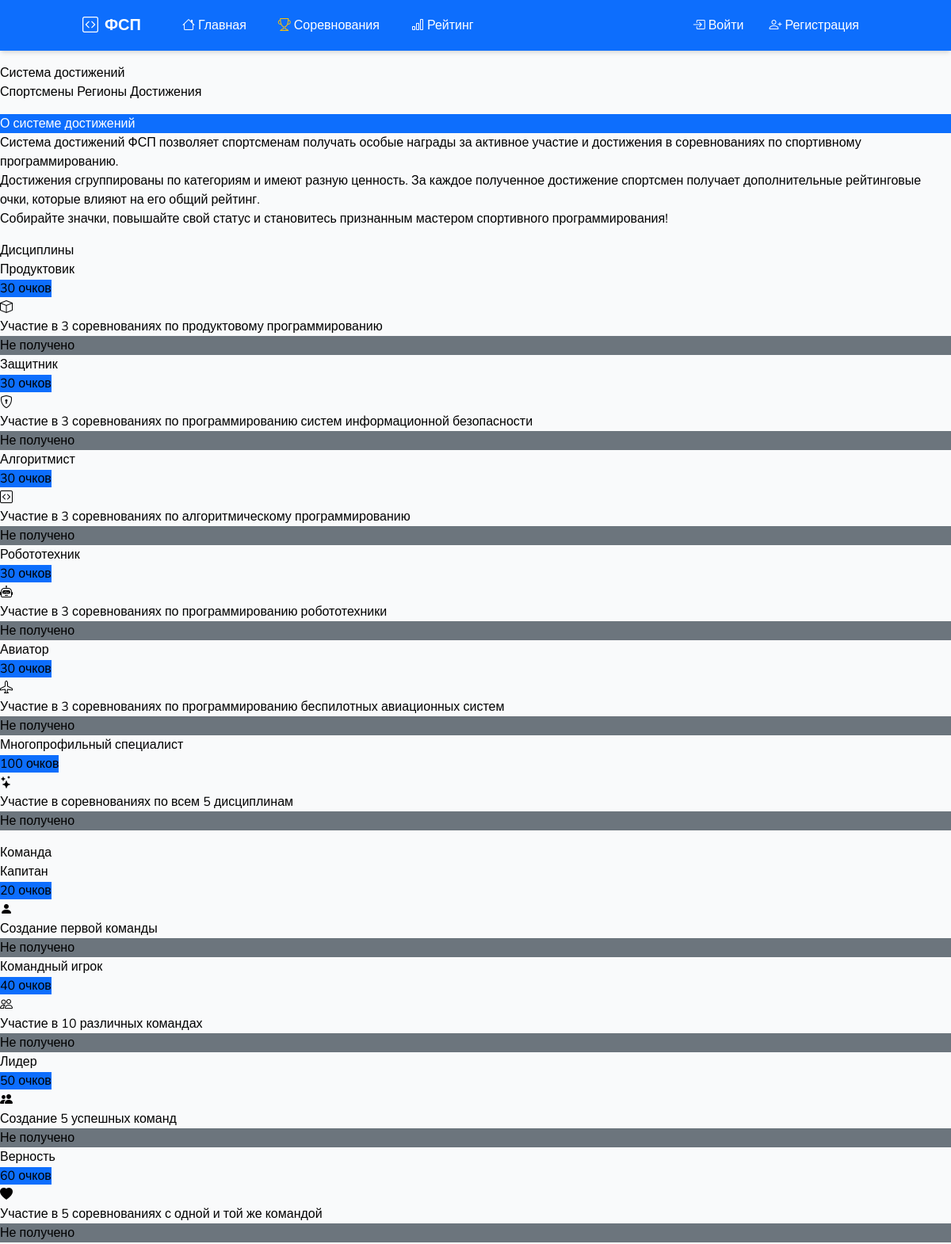
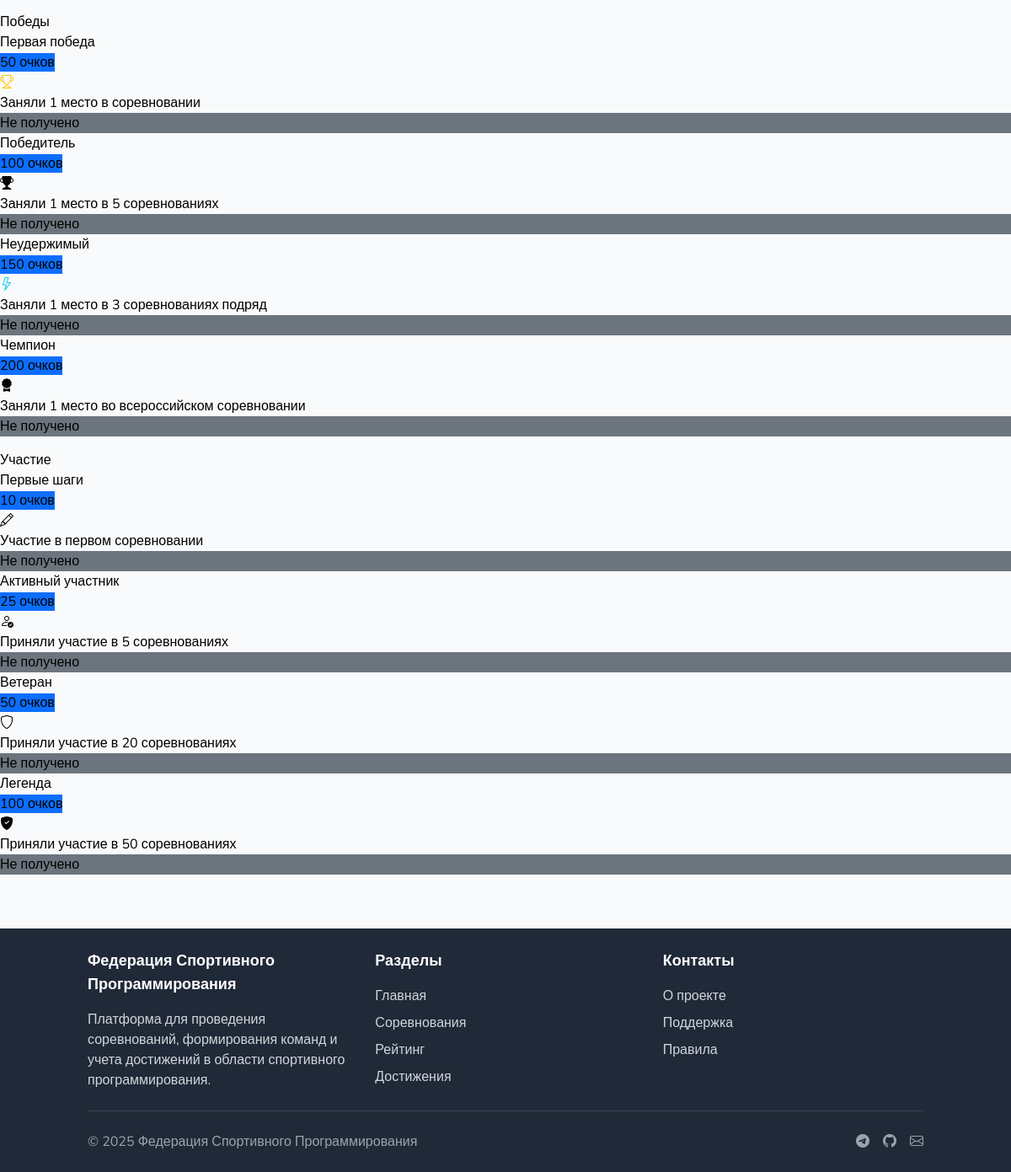
Screenshot of /rating/achievements with the database file from the repository (2 pictures, top to bottom).
### app/models.py (models this page shows, shortened)
class Achievement(db.Model):
    __tablename__ = 'achievements'
    id = db.Column(db.Integer, primary_key=True)
    name = db.Column(db.String(100), nullable=False)
    description = db.Column(db.Text)
    badge_icon = db.Column(db.String(100))  # Путь к иконке или CSS-класс
    category = db.Column(db.String(50))  # Категория достижения
    points = db.Column(db.Integer, default=10)  # Баллы за достижение
    criteria = db.Column(db.Text)  # Критерии получения достижения
    is_hidden = db.Column(db.Boolean, default=False)  # Скрытое достижение
    created_at = db.Column(db.DateTime, default=datetime.utcnow)
    users = db.relationship('User',
                            secondary=user_achievements,
                            backref=db.backref('achievements', lazy='dynamic'))

### app/routes/rating.py (the view)
@rating.route('/achievements')
def achievements():
    achievements_by_category = {}
    all_achievements = Achievement.query.order_by(Achievement.category, Achievement.points).all()
    for achievement in all_achievements:
        if achievement.category not in achievements_by_category:
            achievements_by_category[achievement.category] = []
        achievements_by_category[achievement.category].append(achievement)
    return render_template('rating/achievements.html',
                           achievements_by_category=achievements_by_category)

### app/templates/rating/achievements.html (shortened to what this page needs)
{% extends "base.html" %}
{% block content %}
<div class="d-flex justify-content-between align-items-center mb-4">
    <h1>Система достижений</h1>
    <div class="btn-group">
        <a href="{{ url_for('rating.athletes') }}" class="btn btn-outline-primary">Спортсмены</a>
        <a href="{{ url_for('rating.regions') }}" class="btn btn-outline-primary">Регионы</a>
        <a href="{{ url_for('rating.achievements') }}" class="btn btn-primary active">Достижения</a>
    </div>
</div>
<div class="row mb-4">
    <div class="col-md-12">
        <div class="card">
            <div class="card-header bg-primary text-white">
                <h5 class="mb-0">О системе достижений</h5>
            </div>
            <div class="card-body">
                <p>Система достижений ФСП позволяет спортсменам получать особые награды за активное участие и достижения в соревнованиях по спортивному программированию.</p>
                <p>Достижения сгруппированы по категориям и имеют разную ценность. За каждое полученное достижение спортсмен получает дополнительные рейтинговые очки, которые влияют на его общий рейтинг.</p>
                <p>Собирайте значки, повышайте свой статус и становитесь признанным мастером спортивного программирования!</p>
            </div>
        </div>
    </div>
</div>
{% for category, achievements in achievements_by_category.items() %}
<div class="card mb-4">
    <div class="card-header bg-light">
        <h5 class="mb-0">{{ category }}</h5>
    </div>
    <div class="card-body">
        <div class="row row-cols-1 row-cols-md-3 g-4">
            {% for achievement in achievements %}
            <div class="col">
                <div class="card h-100 {% if achievement in current_user.achievements %}border-success{% endif %}">
                    <div class="card-header d-flex justify-content-between align-items-center">
                        <h6 class="mb-0">{{ achievement.name }}</h6>
                        <span class="badge bg-primary">{{ achievement.points }} очков</span>
                    </div>
                    <div class="card-body d-flex">
                        <div class="me-3 fs-1">
                            <i class="bi {{ achievement.badge_icon }}"></i>
                        </div>
                        <div>
                            <p class="card-text">{{ achievement.description }}</p>
                            {% if achievement in current_user.achievements %}
                            <div class="badge bg-success">Получено</div>
                            {% else %}
                            <div class="badge bg-secondary">Не получено</div>
                            {% endif %}
                        </div>
                    </div>
                </div>
            </div>
            {% endfor %}
        </div>
    </div>
</div>
{% else %}
<div class="alert alert-info">
    <p>Достижения пока не добавлены в систему.</p>
</div>
{% endfor %}
{% endblock %}
{% block extra_css %}
<link rel="stylesheet" href="https://cdn.jsdelivr.net/npm/bootstrap-icons@1.8.0/font/bootstrap-icons.css">
{% endblock %}

### app/templates/rating/achievements.html (style rules this page uses)
.bi-trophy { color: #ffc107; }
.bi-lightning { color: #0dcaf0; }

### rows the page displays
Achievement: category "Дисциплины", name "Продуктовик", points "30", description "Участие в 3 соревнованиях по продуктовому программированию"
Achievement: name "Защитник", points "30", description "Участие в 3 соревнованиях по программированию систем информационной безопасности"
Achievement: name "Алгоритмист", points "30", description "Участие в 3 соревнованиях по алгоритмическому программированию"
Achievement: name "Робототехник", points "30", description "Участие в 3 соревнованиях по программированию робототехники"
Achievement: name "Авиатор", points "30", description "Участие в 3 соревнованиях по программированию беспилотных авиационных систем"
Achievement: name "Многопрофильный специалист", points "100", description "Участие в соревнованиях по всем 5 дисциплинам"
Achievement: category "Команда", name "Капитан", points "20", description "Создание первой команды"
Achievement: name "Командный игрок", points "40", description "Участие в 10 различных командах"
Achievement: name "Лидер", points "50", description "Создание 5 успешных команд"
Achievement: name "Верность", points "60", description "Участие в 5 соревнованиях с одной и той же командой"
Achievement: category "Победы", name "Первая победа", points "50", description "Заняли 1 место в соревновании"
Achievement: name "Победитель", points "100", description "Заняли 1 место в 5 соревнованиях"
Achievement: name "Неудержимый", points "150", description "Заняли 1 место в 3 соревнованиях подряд"
Achievement: name "Чемпион", points "200", description "Заняли 1 место во всероссийском соревновании"
Achievement: category "Участие", name "Первые шаги", points "10", description "Участие в первом соревновании"
Achievement: name "Активный участник", points "25", description "Приняли участие в 5 соревнованиях"
Achievement: name "Ветеран", points "50", description "Приняли участие в 20 соревнованиях"
Achievement: name "Легенда", points "100", description "Приняли участие в 50 соревнованиях"
